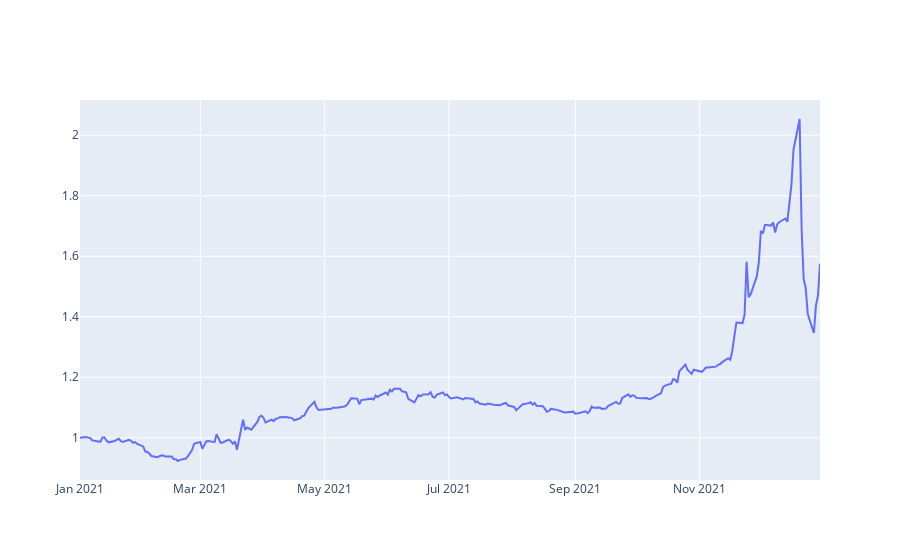

Source (notebook cell):
### Code cell
trace={"mode":"lines","name":"Trace 1","type":"scatter","x":kur2021.index,"y":kur2021["Normalize"]}
data=go.Data=(trace)

go.Figure(data=data)

### Figure 1 — Plotly figure (JSON) as saved in the notebook; plotly's stock layout.template omitted (floating-point values rounded to 4 significant figures; data arrays with more than 128 entries replaced by an {"elided": "..."} marker saying what was removed)
{"data": [{"mode": "lines", "name": "Trace 1", "type": "scatter", "x": {"elided": "260 str values"}, "y": {"elided": "260 float values"}}], "layout": {}}
